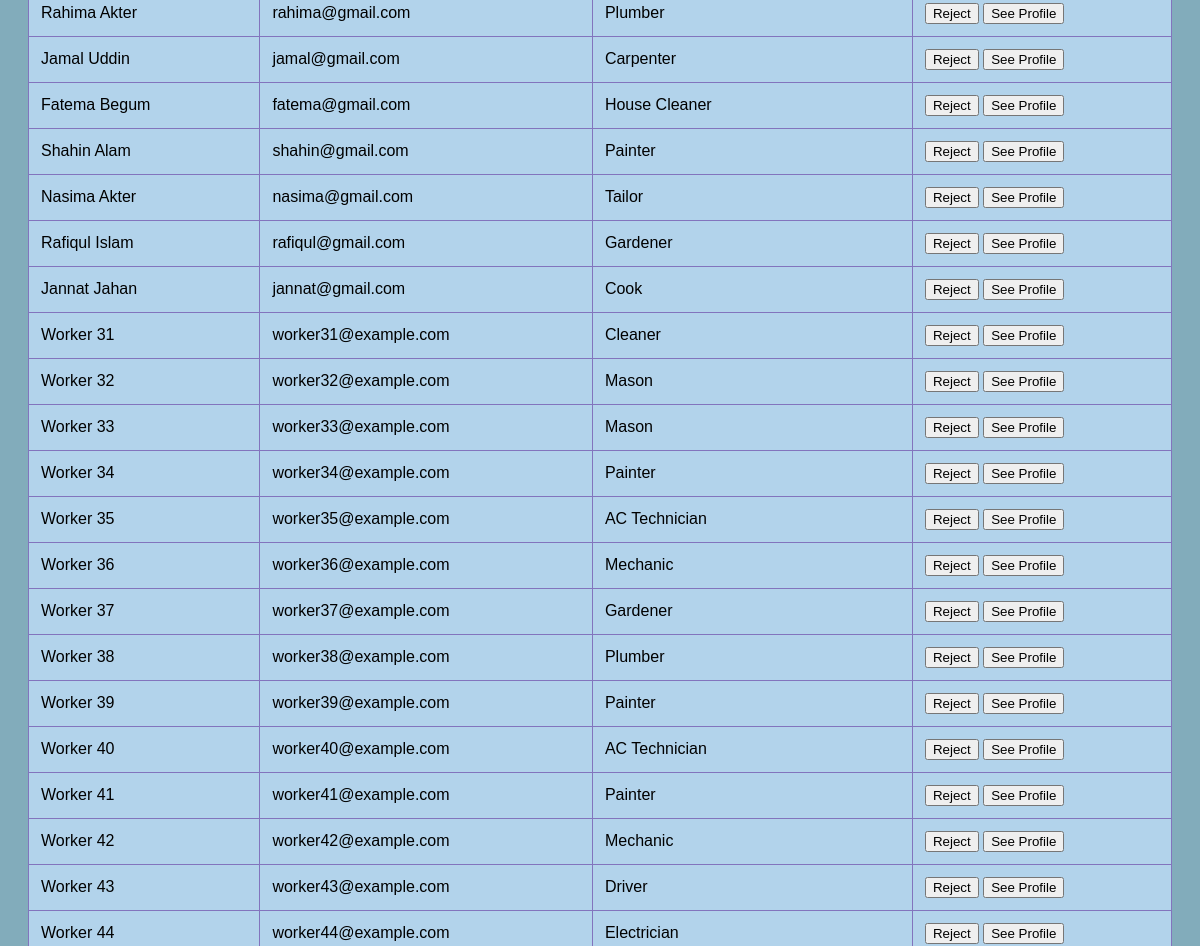
Before: /worker_approval.php (middle part) with the older database file.
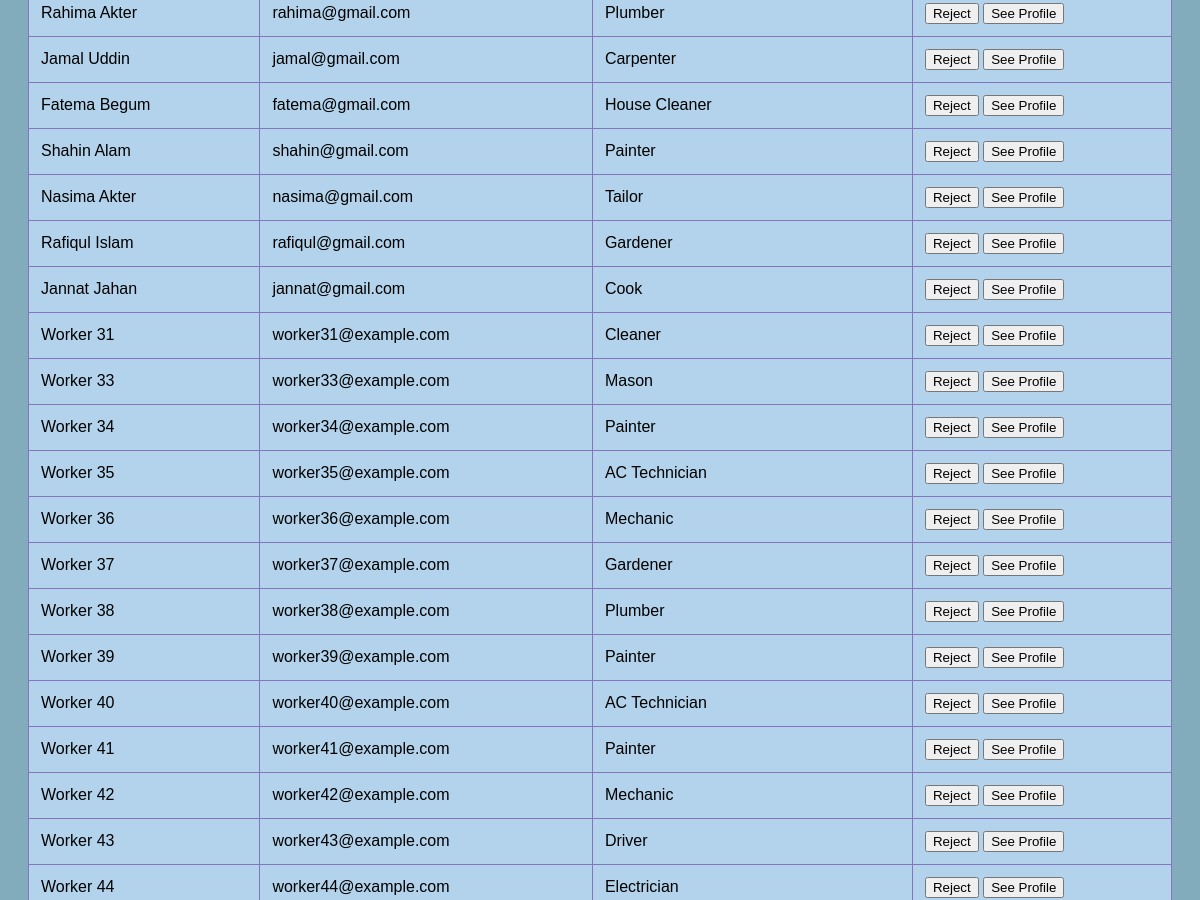
After: the same page with the newer database file.
### tables this page shows
CREATE TABLE `workers` (
  `worker_id` int(11) NOT NULL,
  `name` varchar(100) NOT NULL,
  `phone` varchar(15) NOT NULL,
  `email` varchar(150) DEFAULT NULL,
  `address` text DEFAULT NULL,
  `specialty` varchar(100) NOT NULL,
  `experience_years` int(11) DEFAULT NULL,
  `bio` text DEFAULT NULL,
  `hourly_rate` decimal(10,2) DEFAULT NULL,
  `profile_photo` mediumblob DEFAULT NULL,
  `created_at` datetime DEFAULT current_timestamp(),
  `Status` varchar(20) DEFAULT NULL,
  `password` varchar(255) DEFAULT NULL,
  `specialty_id` int(11) DEFAULT NULL,
  `approved` tinyint(1) DEFAULT NULL
);

### worker_approval.php (the view, shortened to what this page needs)
<?php
include 'db.php';
$pending_workers = $pdo->query("SELECT * FROM workers WHERE approved IS NULL")->fetchAll(PDO::FETCH_ASSOC);
?>
<!DOCTYPE html>
<html lang="en">
<head>
</head>
<body>
    <table>
        <?php foreach ($pending_workers as $worker): ?>
            <tr>
                <td><a href="worker_profile_view.php?worker_id=<?= $worker['worker_id'] ?>"><?= $worker['name'] ?></a></td>
                <td><?= $worker['email'] ?></td>
                <td><?= $worker['specialty'] ?></td>
                <td>
                    <form method="POST" action="admin_actions.php" style="display: inline;">
                        <button type="submit">Reject</button>
                    </form>
                <button class="profile-btn" onclick="window.location.href='worker_profile_view.php?worker_id=<?php echo $worker['worker_id']; ?>'">See Profile</button>
                </td>
            </tr>
        <?php endforeach; ?>
    </table>
</body>
</html>

Changed rows visible on the page:
removed workers: name "Worker 32", email "worker32@example.com", specialty "Mason"
